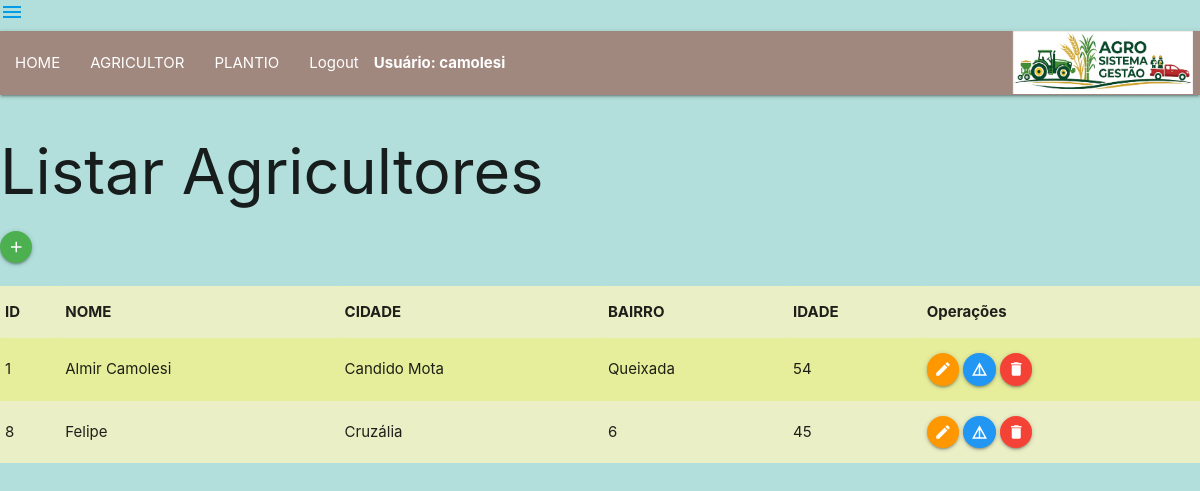
The page /view/agricultor/lstAgricultor.php (signed in) on the database its author committed.
### tables this page shows
CREATE TABLE `agricultor` (
  `id` int(11) NOT NULL,
  `nome` varchar(35) NOT NULL,
  `cidade` varchar(25) NOT NULL,
  `bairro` varchar(20) NOT NULL,
  `idade` int(11) NOT NULL
);

### DAL/agricultor.php (called while the page is built, shortened)
<?php
include_once $_SERVER['DOCUMENT_ROOT'] . "/lpphpadst226/DAL/conexao.php";
include_once $_SERVER['DOCUMENT_ROOT'] . "/lpphpadst226/MODEL/agricultor.php";
class Agricultor
{
   public function Select()
   {
      $sql = "Select * from agricultor;";
      $con = Conexao::conectar();
      $registros = $con->query($sql);
      foreach ($registros as $linha) {
         $agricultor = new \MODEL\Agricultor();
         $agricultor->setId($linha['id']);
         $agricultor->setNome($linha['nome']);
         $agricultor->setBairro($linha['bairro']);
         $agricultor->setCidade($linha['cidade']);
         $agricultor->setIdade($linha['idade']);
         $lstAgricultor[] = $agricultor;
      }
      return $lstAgricultor;
   }
}

### DAL/conexao.php (called while the page is built, shortened)
<?php
    class Conexao {
        private static $dbNome = 'agro';
        private static $dbHost = 'localhost';
        private static $dbUsuario = 'root';
        private static $dbSenha = '';
        private static $cont = null;
        public static function conectar(){
          if (self::$cont == null){
              try{
                self::$cont = new PDO("mysql:host=" . self::$dbHost . ";dbname=" . self::$dbNome,  self::$dbUsuario , self::$dbSenha);
                   }
            catch (\PDOException $exception) {
                die ($exception->getMessage());
            }
        }
        return self::$cont;
    }
    public static function desconectar (){
        self::$cont = null;
        return self::$cont;
    }
    }
?>

### MODEL/agricultor.php (called while the page is built, shortened)
<?php
    class Agricultor{
         private ?int $id;
         private ?string $nome;
         private ?string $cidade;
         private ?string $bairro;
         private ?int $idade;
         public function getId() {
            return $this->id;
         }
         public function setId(int $id){
            $this->id = $id;
         }
         public function getNome() {
            return $this->nome;
         }
         public function setNome(string $nome){
            $this->nome = $nome;
         }
         public function getCidade(){
            return $this->cidade;
         }
         public function setCidade (string $cidade){
            $this->cidade = $cidade;
         }
         public function getBairro(){
            return $this->bairro;
         }
         public function setBairro(string $bairro){
            $this->bairro = $bairro;
         }
         public function getIdade(){
            return $this->idade;
         }
         public function setIdade(int $idade){
            $this->idade = $idade;
         }
    }
?>

### VIEW/AGRICULTOR/lstAgricultor.php (the view, shortened to what this page needs)
<?php
include_once $_SERVER['DOCUMENT_ROOT'] . "/lpphpadst226/DAL/agricultor.php";
include_once $_SERVER['DOCUMENT_ROOT'] . "/lpphpadst226/MODEL/agricultor.php";
include_once $_SERVER['DOCUMENT_ROOT'] . "/lpphpadst226/VIEW/menu.php";
$dalAgricultor = new DAL\Agricultor();
$lstAgricultor = $dalAgricultor->Select();
?>
<!DOCTYPE html>
<html lang="pt-br">
<head>
    <link rel="stylesheet" href="https://cdnjs.cloudflare.com/ajax/libs/materialize/1.0.0/css/materialize.min.css">
</head>
<body class="teal lighten-4">
    <div>
        <h1>Listar Agricultores</h1>
        <a class="btn-floating btn-small waves-effect waves-light green">
            <i class="material-icons"
                onclick="JavaScript:location.href='frmisnagricultor.php'">add</i>
        </a>
        <br />
        <br />
        <table class="striped responsive-table hover: lime lighten-3">
            <tr>
                <th>ID</th>
                <th>NOME</th>
                <th>CIDADE</th>
                <th>BAIRRO</th>
                <th>IDADE</th>
                <th>Operações</th>
            </tr>
            <?php
            foreach ($lstAgricultor as $agricultor) { ?>
                <tr>
                    <td><?php echo $agricultor->getId(); ?></td>
                    <td><?php echo $agricultor->getNome(); ?></td>
                    <td><?php echo $agricultor->getCidade(); ?></td>
                    <td><?php echo $agricultor->getBairro(); ?></td>
                    <td><?php echo $agricultor->getIdade(); ?></td>
                    <td>
                        <a class="btn-floating btn-small waves-effect orange">
                            <i class="material-icons"
                                onclick="JavaScript:location.href='frmedtagricultor.php?id='+ '<?php echo $agricultor->getID(); ?>'">edit</i>
                        </a>
                        <a class="btn-floating btn-small waves-effect blue">
                            <i class="material-icons"
                                onclick="JavaScript:location.href='frmdetagricultor.php?id= ' + '<?php echo $agricultor->getID(); ?>'">details</i>
                        </a>
                        <a class="btn-floating btn-small waves-effect red">
                            <i class="material-icons"
                                onclick="JavaScript: remover( <?php echo $agricultor->getId(); ?> )">delete</i>
                        </a>
                    </td>
                </tr>
            <?php  } ?>
        </table>
    </div>
</body>
</html>

### rows shown on the page
agricultor: id "1", nome "Almir Camolesi", cidade "Candido Mota", bairro "Queixada", idade "54"
agricultor: id "8", nome "Felipe", cidade "Cruzália", bairro "6", idade "45"

### other values the page prints
$_SESSION['login'] "camolesi"
